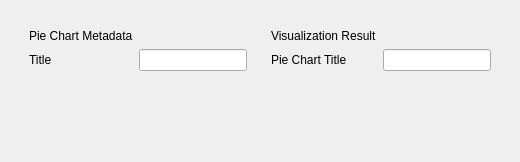
                  <widget class="QWidget" name="pie_chart">
                   <attribute name="title">
                    <string>Pie Chart</string>
                   </attribute>
                   <layout class="QGridLayout" name="gridLayout_10">
                    <item row="0" column="0">
                     <widget class="QWidget" name="widget" native="true">
                      <layout class="QGridLayout" name="gridLayout_34">
                       <item row="0" column="0" alignment="Qt::AlignTop">
                        <widget class="QFrame" name="timeline_metadata_2">
                         <property name="frameShape">
                          <enum>QFrame::NoFrame</enum>
                         </property>
                         <property name="frameShadow">
                          <enum>QFrame::Plain</enum>
                         </property>
                         <layout class="QGridLayout" name="gridLayout_16">
                          <item row="1" column="0">
                           <widget class="QLabel" name="label_91">
                            <property name="text">
                             <string>Title</string>
                            </property>
                           </widget>
                          </item>
                          <item row="1" column="1">
                           <widget class="QLineEdit" name="lineEdit_4">
                            <property name="text">
                             <string/>
                            </property>
                           </widget>
                          </item>
                          <item row="0" column="0">
                           <widget class="QLabel" name="label_90">
                            <property name="text">
                             <string>Pie Chart Metadata</string>
                            </property>
                           </widget>
                          </item>
                         </layout>
                        </widget>
                       </item>
                       <item row="0" column="1" alignment="Qt::AlignTop">
                        <widget class="QFrame" name="timeline_title_2">
                         <property name="frameShape">
                          <enum>QFrame::NoFrame</enum>
                         </property>
                         <property name="frameShadow">
                          <enum>QFrame::Raised</enum>
                         </property>
                         <layout class="QGridLayout" name="gridLayout_17">
                          <item row="0" column="0">
                           <widget class="QLabel" name="label_92">
                            <property name="text">
                             <string>Visualization Result</string>
                            </property>
                           </widget>
                          </item>
                          <item row="1" column="0">
                           <widget class="QLabel" name="label_93">
                            <property name="text">
                             <string>Pie Chart Title</string>
                            </property>
                           </widget>
                          </item>
                          <item row="1" column="1">
                           <widget class="QLineEdit" name="lineEdit_5"/>
                          </item>
                          <item row="2" column="1">
                           <widget class="QFrame" name="frame_4">
                            <property name="frameShape">
                             <enum>QFrame::NoFrame</enum>
                            </property>
                            <property name="frameShadow">
                             <enum>QFrame::Raised</enum>
                            </property>
                            <layout class="QHBoxLayout" name="horizontalLayout_4"/>
                           </widget>
                          </item>
                         </layout>
                        </widget>
                       </item>
                       <item row="1" column="0" colspan="2">
                        <widget class="QFrame" name="frame_12">
                         <property name="frameShape">
                          <enum>QFrame::NoFrame</enum>
                         </property>
                         <property name="frameShadow">
                          <enum>QFrame::Plain</enum>
                         </property>
                         <layout class="QGridLayout" name="gridLayout_15">
                          <item row="0" column="0">
                           <widget class="QLabel" name="label_94">
                            <property name="maximumSize">
                             <size>
                              <width>301</width>
                              <height>241</height>
                             </size>
                            </property>
                            <property name="text">
                             <string/>
                            </property>
                            <property name="pixmap">
                             <pixmap>assets/pie-chart-too-few-slices.png</pixmap>
                            </property>
                           </widget>
                          </item>
                         </layout>
                        </widget>
                       </item>
                      </layout>
                     </widget>
                    </item>
                   </layout>
                  </widget>
